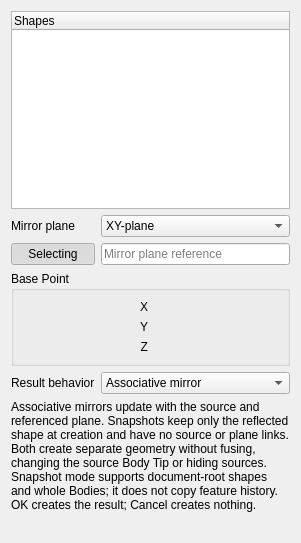
<?xml version="1.0" encoding="UTF-8"?>
<ui version="4.0">
 <class>PartGui::Mirroring</class>
 <widget class="QWidget" name="PartGui::Mirroring">
  <property name="geometry">
   <rect>
    <x>0</x>
    <y>0</y>
    <width>279</width>
    <height>543</height>
   </rect>
  </property>
  <property name="windowTitle">
   <string>Mirror</string>
  </property>
  <layout class="QGridLayout" name="gridLayout_2">
   <item row="3" column="0" colspan="2">
    <widget class="QGroupBox" name="groupBox">
     <property name="title">
      <string>Base Point</string>
     </property>
     <layout class="QGridLayout" name="gridLayout">
      <item row="0" column="0">
       <widget class="QLabel" name="label_3">
        <property name="text">
         <string>X</string>
        </property>
        <property name="alignment">
         <set>Qt::AlignRight|Qt::AlignTrailing|Qt::AlignVCenter</set>
        </property>
       </widget>
      </item>
      <item row="0" column="1">
       <widget class="Gui::QuantitySpinBox" name="baseX">
        <property name="sizePolicy">
         <sizepolicy hsizetype="Preferred" vsizetype="Fixed">
          <horstretch>0</horstretch>
          <verstretch>0</verstretch>
         </sizepolicy>
        </property>
        <property name="unit" stdset="0">
         <string notr="true">mm</string>
        </property>
       </widget>
      </item>
      <item row="1" column="0">
       <widget class="QLabel" name="label_4">
        <property name="text">
         <string>Y</string>
        </property>
        <property name="alignment">
         <set>Qt::AlignRight|Qt::AlignTrailing|Qt::AlignVCenter</set>
        </property>
       </widget>
      </item>
      <item row="1" column="1">
       <widget class="Gui::QuantitySpinBox" name="baseY">
        <property name="sizePolicy">
         <sizepolicy hsizetype="Preferred" vsizetype="Fixed">
          <horstretch>0</horstretch>
          <verstretch>0</verstretch>
         </sizepolicy>
        </property>
        <property name="unit" stdset="0">
         <string notr="true">mm</string>
        </property>
       </widget>
      </item>
      <item row="2" column="0">
       <widget class="QLabel" name="label_5">
        <property name="text">
         <string>Z</string>
        </property>
        <property name="alignment">
         <set>Qt::AlignRight|Qt::AlignTrailing|Qt::AlignVCenter</set>
        </property>
       </widget>
      </item>
      <item row="2" column="1">
       <widget class="Gui::QuantitySpinBox" name="baseZ">
        <property name="sizePolicy">
         <sizepolicy hsizetype="Preferred" vsizetype="Fixed">
          <horstretch>0</horstretch>
          <verstretch>0</verstretch>
         </sizepolicy>
        </property>
        <property name="unit" stdset="0">
         <string notr="true">mm</string>
        </property>
       </widget>
      </item>
     </layout>
    </widget>
   </item>
   <item row="1" column="0">
    <widget class="QLabel" name="label">
     <property name="text">
      <string>Mirror plane</string>
     </property>
    </widget>
   </item>
   <item row="1" column="1">
    <widget class="QComboBox" name="comboBox">
     <item>
      <property name="text">
       <string>XY-plane</string>
      </property>
     </item>
     <item>
      <property name="text">
       <string>XZ-plane</string>
      </property>
     </item>
     <item>
      <property name="text">
       <string>YZ-plane</string>
      </property>
     </item>
     <item>
      <property name="text">
       <string>Use selected reference</string>
      </property>
     </item>
    </widget>
   </item>
   <item row="0" column="0" colspan="2">
    <widget class="QTreeWidget" name="shapes">
     <property name="editTriggers">
      <set>QAbstractItemView::CurrentChanged|QAbstractItemView::EditKeyPressed</set>
     </property>
     <property name="selectionMode">
      <enum>QAbstractItemView::ExtendedSelection</enum>
     </property>
     <property name="rootIsDecorated">
      <bool>false</bool>
     </property>
     <property name="expandsOnDoubleClick">
      <bool>false</bool>
     </property>
     <column>
      <property name="text">
       <string>Shapes</string>
      </property>
     </column>
    </widget>
   </item>
   <item row="2" column="0">
    <widget class="QPushButton" name="selectButton">
     <property name="text">
      <string>Selecting</string>
     </property>
     <property name="checkable">
      <bool>true</bool>
     </property>
     <property name="checked">
      <bool>true</bool>
     </property>
    </widget>
   </item>
   <item row="2" column="1">
    <widget class="QLineEdit" name="referenceLineEdit">
     <property name="readOnly">
      <bool>true</bool>
     </property>
     <property name="placeholderText">
      <string>Mirror plane reference</string>
     </property>
    </widget>
   </item>
   <item row="4" column="0"><widget class="QLabel" name="resultModeLabel">
    <property name="text"><string>Result behavior</string></property>
   </widget></item>
   <item row="4" column="1"><widget class="QComboBox" name="resultMode">
    <item><property name="text"><string>Associative mirror</string></property></item>
    <item><property name="text"><string>Independent shape snapshot</string></property></item>
   </widget></item>
   <item row="5" column="0" colspan="2"><widget class="QLabel" name="resultPolicy">
    <property name="text"><string>Associative mirrors update with the source and referenced plane. Snapshots keep only the reflected shape at creation and have no source or plane links. Both create separate geometry without fusing, changing the source Body Tip or hiding sources. Snapshot mode supports document-root shapes and whole Bodies; it does not copy feature history. OK creates the result; Cancel creates nothing.</string></property>
    <property name="wordWrap"><bool>true</bool></property>
   </widget></item>
   <item row="6" column="0" colspan="2"><widget class="QLabel" name="resultStatus">
    <property name="text"><string/></property>
    <property name="textFormat"><enum>Qt::PlainText</enum></property>
    <property name="wordWrap"><bool>true</bool></property>
   </widget></item>
  </layout>
 </widget>
 <customwidgets>
  <customwidget>
   <class>Gui::QuantitySpinBox</class>
   <extends>QWidget</extends>
   <header>Gui/QuantitySpinBox.h</header>
  </customwidget>
 </customwidgets>
 <resources/>
 <connections/>
</ui>
